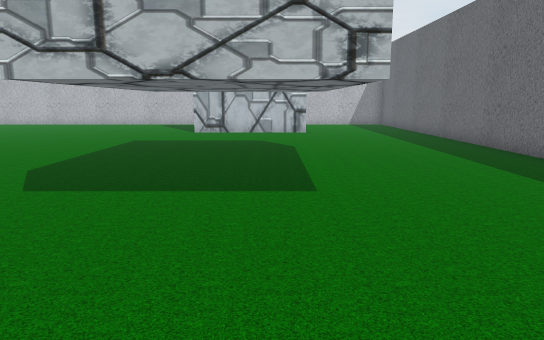
View 1 (above)

21 first-person views from a walk through a Unity game level. The camera is 1.4 m above the floor, tilts 10° down and sees 70° across. The floor is counted in squares, 1 m on a side. Each view is taken from the middle of a square. On the plan, view 1 faces up. The plan holds only what a view shows up to about 16 squares ahead; the rest is blank. The player is left out.

View 2
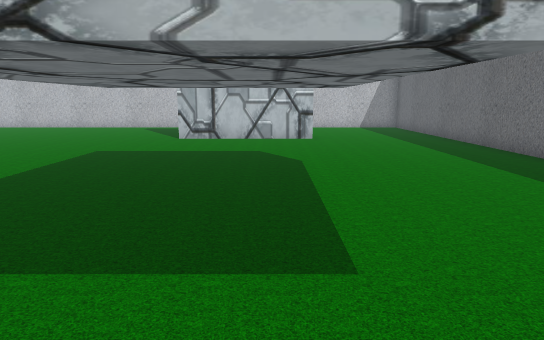

View 3
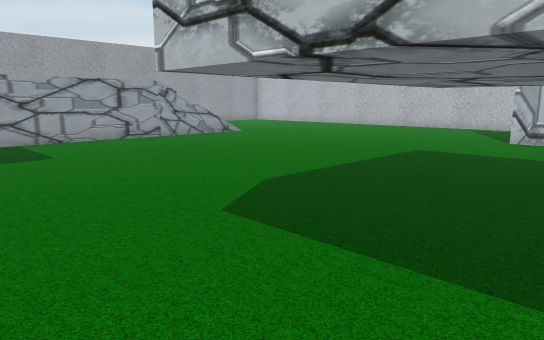

View 4
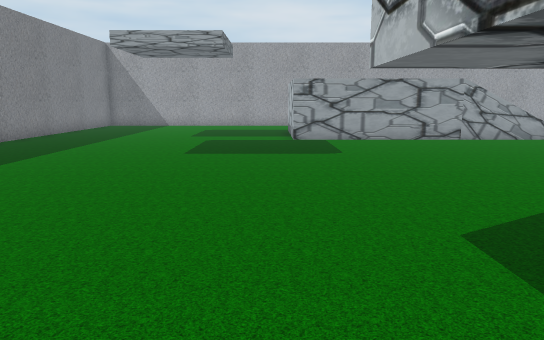

View 5
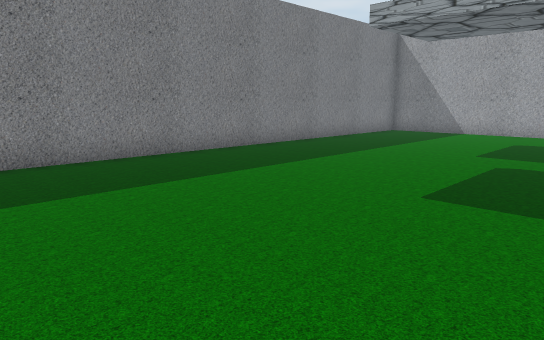

View 6
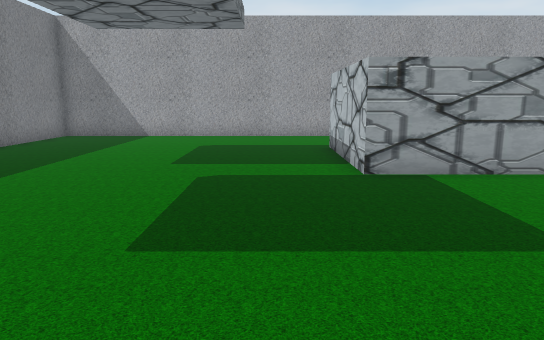

View 7
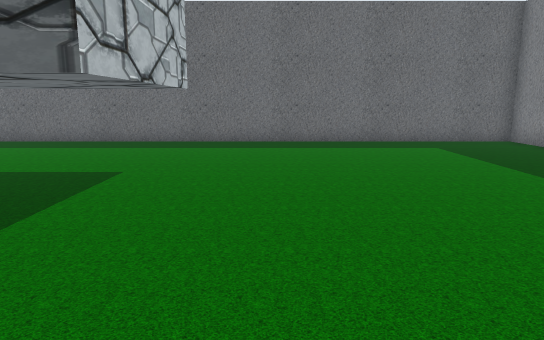

View 8
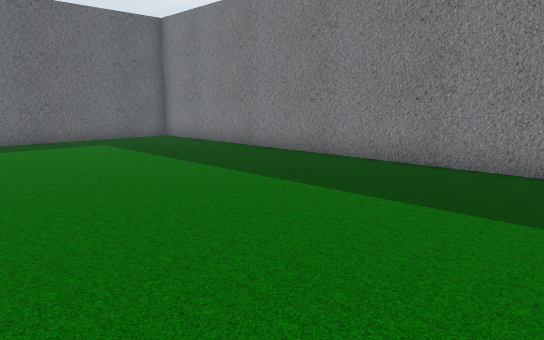

View 9
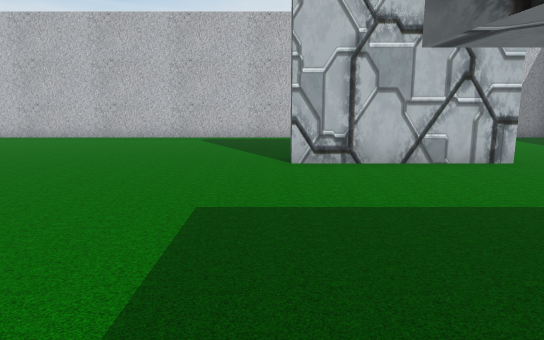

View 10
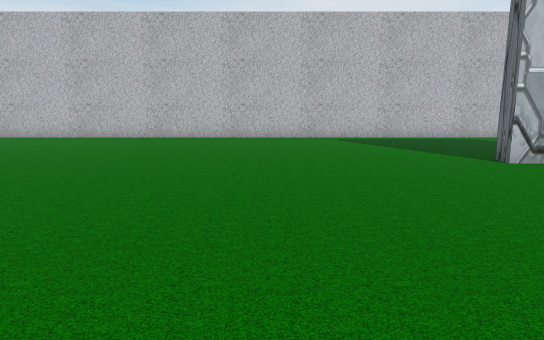

View 11
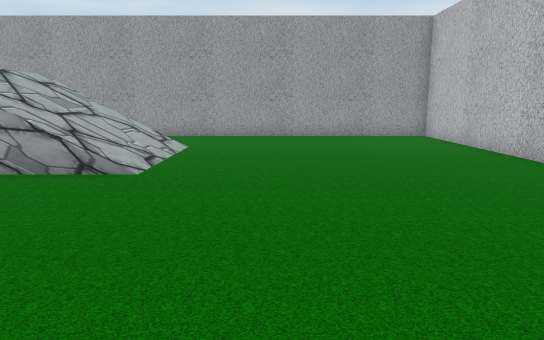

View 12
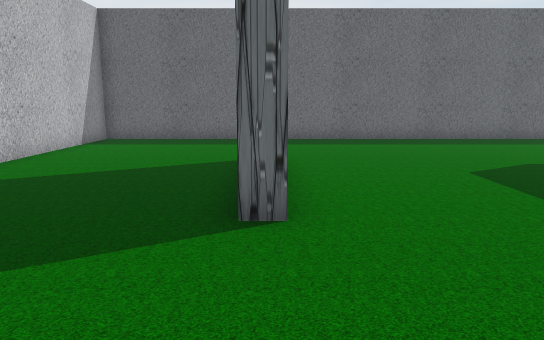

View 13
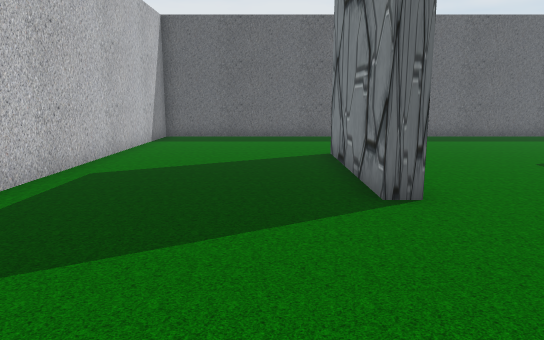

View 14
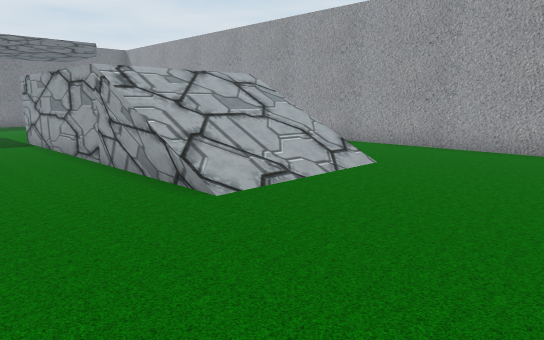

View 15
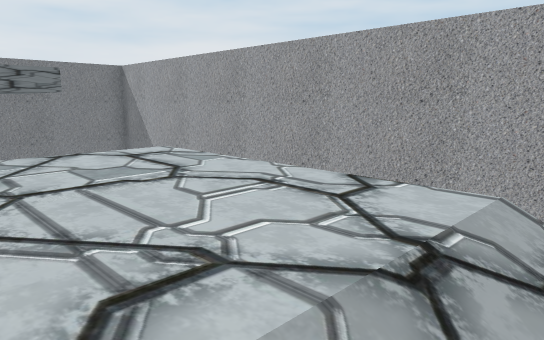

View 16
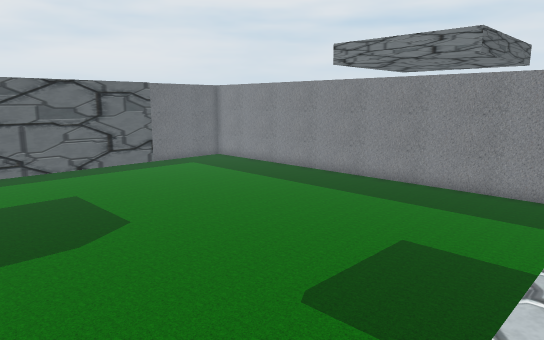

View 17
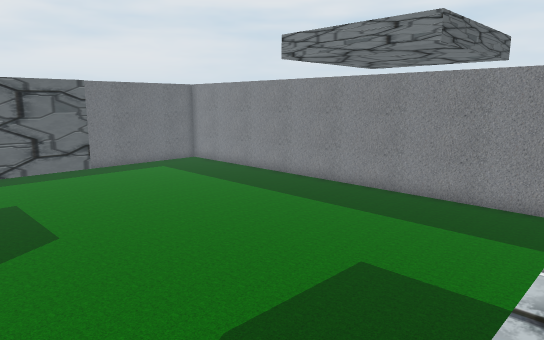

View 18
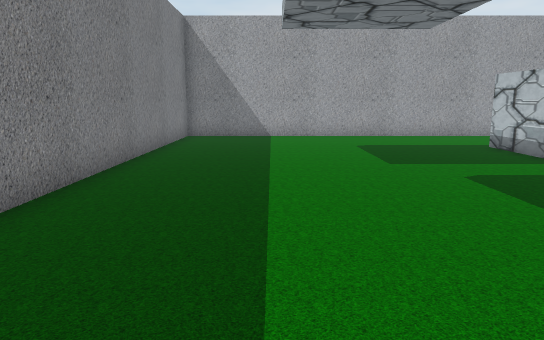

View 19
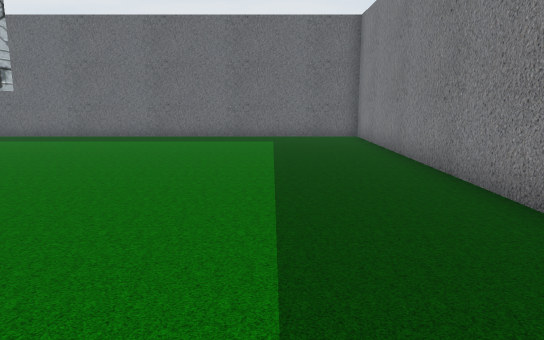

View 20
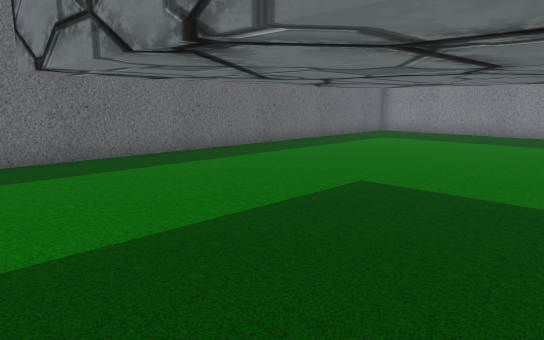

View 21
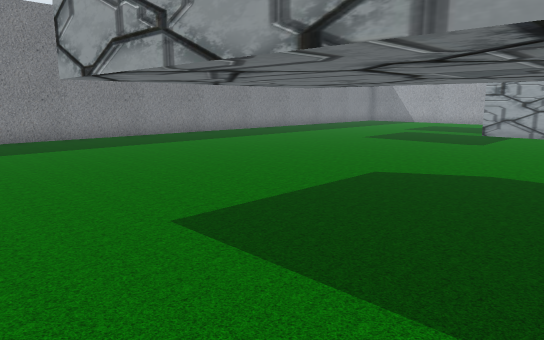

### Floor plan
Key: @ floor where view 1 was taken; # wall or solid block; . main floor; : floor 2.25 m higher than the main floor; / step, stairs or slope; T thing the floor can be seen under or through.
Columns run from 23 left of view 1 to 7 right of it. Each row starts with its distance up from view 1.
 24 ###############################
 23 #.............................#
 22 #.............................#
 21 #.............................#
 20 #.............................#
 19 #.............................#
 18 #...................#####.....#
 17 #.............................#
 16 #.............................#
 15 #.../////.....................#
 14 #.../////.....................#
 13 #.  /////.....................#
 12 #   /////.....................#
 11 #   :::::...........TTTTT.....#
 10 #   :::::...........T...T.....#
  9 #   :::::...........T...T.....#
  8 #   :::::...........T...T.....#
  7 #   :::::...........T...T.....#
  6 #.. :::::...........T...T.....#
  5 #...#####...........TTTTT.....#
  4 #.............................#
  3 #.............................#
  2 #.............................#
  1 #.............................#
  0 #......................@......#
 -1 #.............................#
 -2 #.............................#
 -3 #.............................#
 -4 #.............................#
 -5 #.............................#
 -6 ###############################

Positions as (right, up) in squares from view 1, and headings:
1: (0, 0), facing up
2: (0, 3), facing up
3: (0, 3), facing up-left
4: (0, 4), facing left
5: (-5, 4), facing down-left
6: (-7, 3), facing left
7: (-7, 3), facing right
8: (-8, 3), facing down-right
9: (-4, 9), facing up
10: (-9, 9), facing up
11: (-7, 18), facing left
12: (-8, 18), facing right
13: (-9, 20), facing right
14: (-11, 20), facing down-left
15: (-15, 12), facing down-left
16: (-15, 11), facing down-right
17: (-15, 9), facing down-right
18: (-7, -2), facing left
19: (-9, -2), facing right
20: (-3, 12), facing down-right
21: (3, 10), facing down-left
